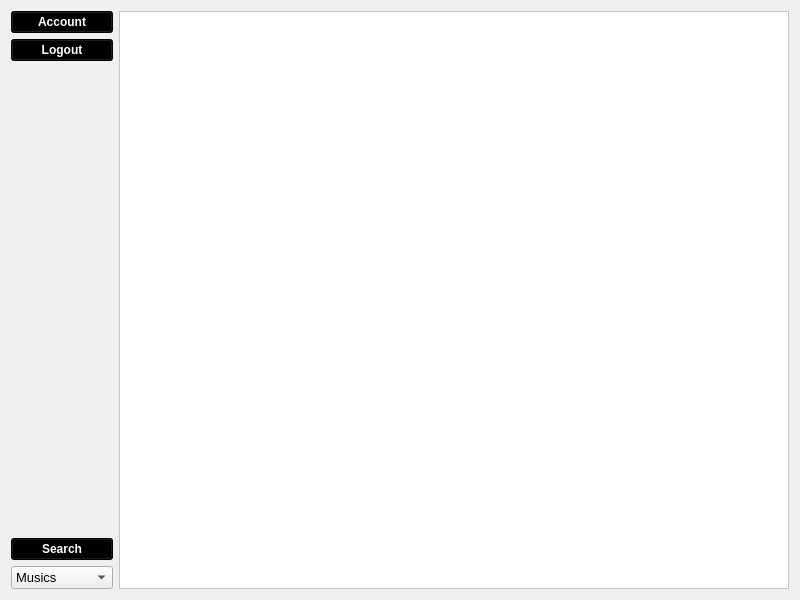
<?xml version="1.0" encoding="UTF-8"?>
<ui version="4.0">
 <class>MusicListWindow</class>
 <widget class="QWidget" name="MusicListWindow">
  <property name="geometry">
   <rect>
    <x>0</x>
    <y>0</y>
    <width>800</width>
    <height>600</height>
   </rect>
  </property>
  <property name="minimumSize">
   <size>
    <width>800</width>
    <height>600</height>
   </size>
  </property>
  <property name="maximumSize">
   <size>
    <width>800</width>
    <height>600</height>
   </size>
  </property>
  <property name="windowTitle">
   <string>MusicList</string>
  </property>
  <property name="windowIcon">
   <iconset resource="Resources/main.qrc">
    <normaloff>:/Icons/Icons/spotify.png</normaloff>:/Icons/Icons/spotify.png</iconset>
  </property>
  <property name="styleSheet">
   <string notr="true">background-image: url(:/Background/background/darkgreen.png);
color: rgb(255, 255, 255);</string>
  </property>
  <layout class="QGridLayout" name="gridLayout_4">
   <item row="0" column="0">
    <layout class="QGridLayout" name="gridLayout_3">
     <item row="3" column="0">
      <layout class="QHBoxLayout" name="horizontalLayout_2"/>
     </item>
     <item row="1" column="0">
      <layout class="QHBoxLayout" name="horizontalLayout_3">
       <item>
        <layout class="QVBoxLayout" name="verticalLayout">
         <item>
          <widget class="QPushButton" name="Account_btn">
           <property name="font">
            <font>
             <pointsize>9</pointsize>
             <weight>75</weight>
             <bold>true</bold>
            </font>
           </property>
           <property name="styleSheet">
            <string notr="true">color: rgb(255, 255, 255);
background-color: rgb(0, 0, 0);</string>
           </property>
           <property name="text">
            <string>Account</string>
           </property>
          </widget>
         </item>
         <item>
          <widget class="QPushButton" name="Logout_btn">
           <property name="font">
            <font>
             <pointsize>9</pointsize>
             <weight>75</weight>
             <bold>true</bold>
            </font>
           </property>
           <property name="styleSheet">
            <string notr="true">color: rgb(255, 255, 255);
background-color: rgb(0, 0, 0);</string>
           </property>
           <property name="text">
            <string>Logout</string>
           </property>
          </widget>
         </item>
         <item>
          <spacer name="verticalSpacer">
           <property name="orientation">
            <enum>Qt::Vertical</enum>
           </property>
           <property name="sizeHint" stdset="0">
            <size>
             <width>20</width>
             <height>40</height>
            </size>
           </property>
          </spacer>
         </item>
         <item>
          <widget class="QPushButton" name="Search_btn">
           <property name="font">
            <font>
             <pointsize>9</pointsize>
             <weight>75</weight>
             <bold>true</bold>
            </font>
           </property>
           <property name="styleSheet">
            <string notr="true">color: rgb(255, 255, 255);
background-color: rgb(0, 0, 0);</string>
           </property>
           <property name="text">
            <string>Search</string>
           </property>
          </widget>
         </item>
         <item>
          <widget class="QComboBox" name="Category_combobox">
           <property name="font">
            <font>
             <pointsize>10</pointsize>
            </font>
           </property>
           <property name="toolTip">
            <string/>
           </property>
           <property name="statusTip">
            <string/>
           </property>
           <property name="whatsThis">
            <string/>
           </property>
           <property name="accessibleName">
            <string/>
           </property>
           <property name="accessibleDescription">
            <string/>
           </property>
           <property name="styleSheet">
            <string notr="true">color: rgb(0, 0, 0);</string>
           </property>
           <property name="editable">
            <bool>false</bool>
           </property>
           <property name="currentText">
            <string>Musics</string>
           </property>
           <item>
            <property name="text">
             <string>Musics</string>
            </property>
           </item>
           <item>
            <property name="text">
             <string>Albums</string>
            </property>
           </item>
           <item>
            <property name="text">
             <string>Followings</string>
            </property>
           </item>
           <item>
            <property name="text">
             <string>Suggestions</string>
            </property>
           </item>
           <item>
            <property name="text">
             <string>PlayLists</string>
            </property>
           </item>
           <item>
            <property name="text">
             <string>Artists</string>
            </property>
           </item>
           <item>
            <property name="text">
             <string>Concerts</string>
            </property>
           </item>
          </widget>
         </item>
        </layout>
       </item>
       <item>
        <widget class="QTableView" name="Music_list">
         <property name="font">
          <font>
           <pointsize>10</pointsize>
          </font>
         </property>
         <property name="styleSheet">
          <string notr="true">background-image: url(:/Background/background/transparent.png);
background-color: rgb(255, 255, 255);
color: rgb(0, 0, 0);</string>
         </property>
         <property name="frameShape">
          <enum>QFrame::StyledPanel</enum>
         </property>
         <property name="editTriggers">
          <set>QAbstractItemView::NoEditTriggers</set>
         </property>
         <property name="dragDropOverwriteMode">
          <bool>false</bool>
         </property>
        </widget>
       </item>
      </layout>
     </item>
    </layout>
   </item>
  </layout>
 </widget>
 <resources>
  <include location="Resources/main.qrc"/>
 </resources>
 <connections/>
</ui>
